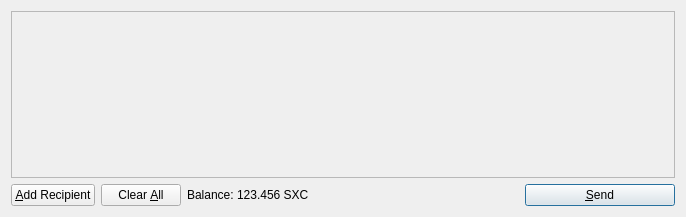
<?xml version="1.0" encoding="UTF-8"?>
<ui version="4.0">
 <class>SendCoinsDialog</class>
 <widget class="QDialog" name="SendCoinsDialog">
  <property name="geometry">
   <rect>
    <x>0</x>
    <y>0</y>
    <width>686</width>
    <height>217</height>
   </rect>
  </property>
  <property name="windowTitle">
   <string>Send Coins</string>
  </property>
  <layout class="QVBoxLayout" name="verticalLayout">
   <item>
    <widget class="QScrollArea" name="scrollArea">
     <property name="widgetResizable">
      <bool>true</bool>
     </property>
     <widget class="QWidget" name="scrollAreaWidgetContents">
      <property name="geometry">
       <rect>
        <x>0</x>
        <y>0</y>
        <width>666</width>
        <height>165</height>
       </rect>
      </property>
      <layout class="QVBoxLayout" name="verticalLayout_2">
       <property name="margin">
        <number>0</number>
       </property>
       <item>
        <layout class="QVBoxLayout" name="entries">
         <property name="spacing">
          <number>6</number>
         </property>
        </layout>
       </item>
       <item>
        <spacer name="verticalSpacer">
         <property name="orientation">
          <enum>Qt::Vertical</enum>
         </property>
         <property name="sizeHint" stdset="0">
          <size>
           <width>20</width>
           <height>40</height>
          </size>
         </property>
        </spacer>
       </item>
      </layout>
     </widget>
    </widget>
   </item>
   <item>
    <layout class="QHBoxLayout" name="horizontalLayout">
     <item>
      <widget class="QPushButton" name="addButton">
       <property name="toolTip">
        <string>Send to multiple recipients at once</string>
       </property>
       <property name="text">
        <string>&amp;Add Recipient</string>
       </property>
       <property name="icon">
        <iconset resource="../bitcoin.qrc">
         <normaloff>:/icons/add</normaloff>:/icons/add</iconset>
       </property>
       <property name="autoDefault">
        <bool>false</bool>
       </property>
      </widget>
     </item>
     <item>
      <widget class="QPushButton" name="clearButton">
       <property name="sizePolicy">
        <sizepolicy hsizetype="Minimum" vsizetype="Fixed">
         <horstretch>0</horstretch>
         <verstretch>0</verstretch>
        </sizepolicy>
       </property>
       <property name="toolTip">
        <string>Remove all transaction fields</string>
       </property>
       <property name="text">
        <string>Clear &amp;All</string>
       </property>
       <property name="icon">
        <iconset resource="../bitcoin.qrc">
         <normaloff>:/icons/remove</normaloff>:/icons/remove</iconset>
       </property>
       <property name="autoRepeatDelay">
        <number>300</number>
       </property>
       <property name="autoDefault">
        <bool>false</bool>
       </property>
      </widget>
     </item>
     <item>
      <layout class="QHBoxLayout" name="horizontalLayout_2">
       <property name="spacing">
        <number>3</number>
       </property>
       <item>
        <widget class="QLabel" name="label">
         <property name="text">
          <string>Balance:</string>
         </property>
        </widget>
       </item>
       <item>
        <widget class="QLabel" name="labelBalance">
         <property name="cursor">
          <cursorShape>IBeamCursor</cursorShape>
         </property>
         <property name="text">
          <string>123.456 SXC</string>
         </property>
         <property name="textInteractionFlags">
          <set>Qt::LinksAccessibleByMouse|Qt::TextSelectableByKeyboard|Qt::TextSelectableByMouse</set>
         </property>
        </widget>
       </item>
      </layout>
     </item>
     <item>
      <spacer name="horizontalSpacer">
       <property name="orientation">
        <enum>Qt::Horizontal</enum>
       </property>
       <property name="sizeHint" stdset="0">
        <size>
         <width>40</width>
         <height>20</height>
        </size>
       </property>
      </spacer>
     </item>
     <item>
      <widget class="QPushButton" name="sendButton">
       <property name="minimumSize">
        <size>
         <width>150</width>
         <height>0</height>
        </size>
       </property>
       <property name="toolTip">
        <string>Confirm the send action</string>
       </property>
       <property name="text">
        <string>&amp;Send</string>
       </property>
       <property name="icon">
        <iconset resource="../bitcoin.qrc">
         <normaloff>:/icons/send</normaloff>:/icons/send</iconset>
       </property>
       <property name="default">
        <bool>true</bool>
       </property>
      </widget>
     </item>
    </layout>
   </item>
  </layout>
 </widget>
 <resources>
  <include location="../bitcoin.qrc"/>
 </resources>
 <connections/>
</ui>
